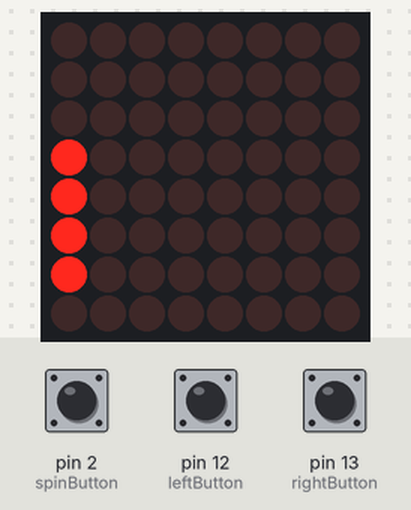
The sketch below on a simulated Arduino Uno, built with avr-gcc and run on an emulated ATmega328P. On the bench: 8×8 LED matrix. Wiring (inferred from the names in the program): LED matrix (orientation assumed): rows pin 1, pin 3, pin 4, pin 5, pin 11, pin 10, pin 9, pin 8; columns A0, A1, A2, A3, A4, A5, pin 6, pin 7. The inputs (shaded band) are chosen by the test bench; at power-on: pin 13 (rightButton) LOW, pin 2 (spinButton) LOW, pin 12 (leftButton) LOW. Random numbers use the default seed unless the sketch sets one.

Above: at 2.6 s.
2.7 s: pin 13 (rightButton) pulled HIGH for 1.15 s
At 3.9 s:
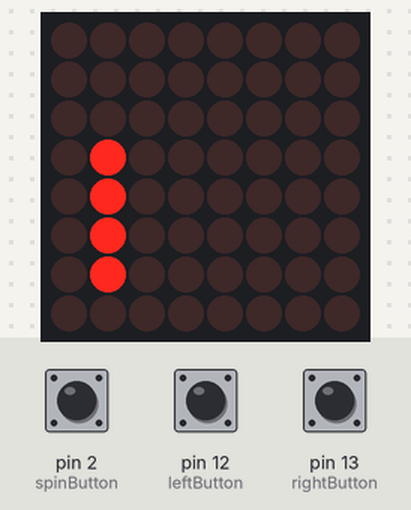
7.8 s: pin 2 (spinButton) pulled HIGH for 1.15 s
At 9.6 s:
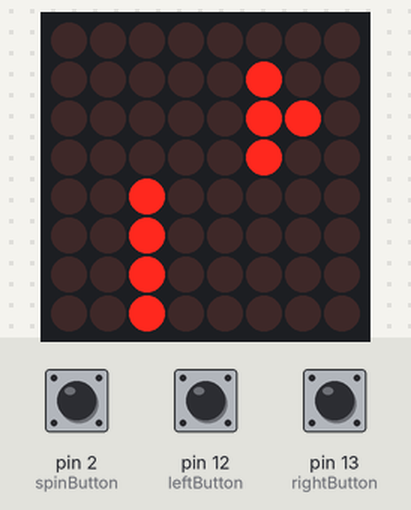
12.4 s: pin 12 (leftButton) pulled HIGH for 1.15 s
At 14.2 s:
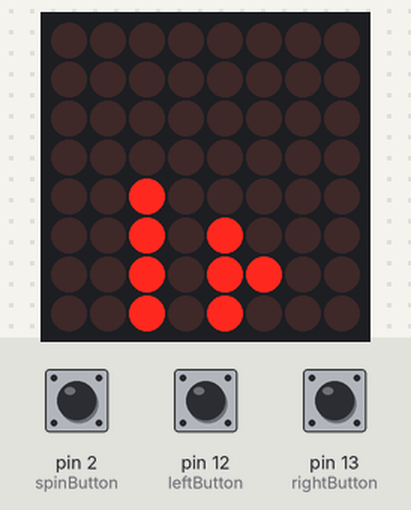
16.5 s: pin 2 (spinButton) pulled HIGH for 1.15 s
At 17.9 s:
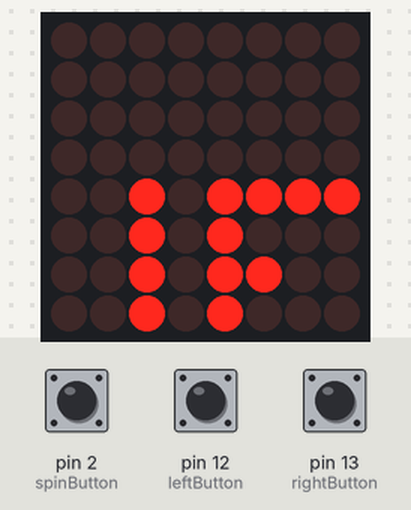
20.2 s: pin 12 (leftButton) pulled HIGH for 3.2 s
At 21.7 s:
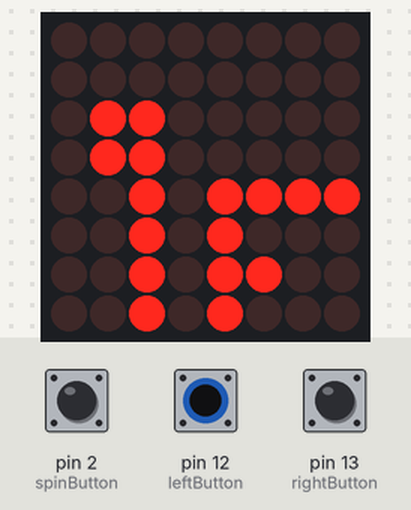

Measured:
- what the display in image 2 shows lasts 0.6 s, from 9.1 s to 9.7 s

The sketch:

tetris.ino
```cpp
#include <figure.h>
#include <shapes.h>
#include <tetris.h>

const int leftButton = 12;
const int rightButton = 13;
const int spinButton = 2;

void setup() {
  //Serial.begin(9600);
  pinMode(leftButton, INPUT);
  pinMode(rightButton, INPUT);
  pinMode(spinButton, INPUT);
}


tetris tetris;

void loop() {
    figure fig = *tetris.generateFigure();

    bool win = false;
    bool lost = false;
    bool canContinue = true;
        while (canContinue) {

        bool left = false;
        bool right = false;
        bool spin = false;
        if(digitalRead(leftButton) == HIGH) {
          left = true;
        }
        if (digitalRead(rightButton) == HIGH) {
          right = true;
        }
        if (digitalRead(spinButton) == HIGH) {
          spin = true;
        }

        tetris.drawFigure(fig);
        tetris.deleteFigure(fig);

        if(spin == true) {
          fig.spin();
          if(tetris.checkForMovement(fig)==true) {
            tetris.drawFigure(fig);
            continue;
          } else {
            fig.spin();
            tetris.drawFigure(fig);
            continue;
          }
        }

        if(left == true) {
          fig.moveTo('L');
          if(tetris.checkForMovement(fig)==true) {
            tetris.drawFigure(fig);
            continue;
          } else {
            fig.moveTo('R');
            tetris.drawFigure(fig);
            continue;
          }
        }

        if(right == true) {
          fig.moveTo('R');
          if(tetris.checkForMovement(fig)==true) {
            tetris.drawFigure(fig);
            continue;
          } else {
            fig.moveTo('L');
            tetris.drawFigure(fig);
            continue;
          }
        }

        fig.moveTo('D');
        if(tetris.checkForMovement(fig)) {
            tetris.drawFigure(fig);
        } else {
            fig.moveTo('U');
            tetris.drawFigure(fig);
            canContinue = false;
        }
        }
        win = tetris.checkForWin();
        if (win) {
          tetris.printHappy();
        }
        lost = tetris.checkForLose();
        if (lost) {
          tetris.printSad();
        }

}
```

figure.cpp
```cpp
#include "figure.h"

void figure::moveTo(char pos) {
  if (pos == 'D') {
      for (int i = 0; i<4; ++i) {
          position[i][1] = position[i][1] + 1;
      }
  } else if (pos == 'R') {
      for (int i = 0; i<4; ++i) {
          position[i][0] = position[i][0] + 1;
      }
  } else if (pos == 'L') {
      for (int i = 0; i<4; ++i) {
          position[i][0] = position[i][0] -1;
      }
  } else if (pos == 'U') {
      for (int i = 0; i<4; ++i) {
          position[i][1] = position[i][1] - 1;
      }
  }
}

void figure::spin() {
    int blockNumber = 3;
    int pivot_i[2];
    int pivot_f[2];
    int distance[2];

    pivot_i[0] = position[blockNumber][0];
    pivot_i[1] = position[blockNumber][1];

    for (int i = 0; i<4; ++i) {
        int position_copy[i][0];
        position_copy[i][0] = position[i][0];
        position[i][0] = position[i][1];
        position[i][1] = position_copy[i][0];
    }

    pivot_f[0] = position[blockNumber][0];
    pivot_f[1] = position[blockNumber][1];

    distance[0] = pivot_f[0]-pivot_i[0];
    distance[1] = pivot_f[1]-pivot_i[1];

    for (int i=0; i<4; ++i) {
        position[i][0] -= distance[0];
        position[i][1] -= distance[1];
    }

}
```

figure.h
```cpp
#ifndef FIGURE_H
#define FIGURE_H

class figure {
  public:
    //blocks position
    int position[4][2]; //{block1, {x1, y1}}, {block2, {x2, y2}}, ... }
    /*explanation: 0 stops movement to the right.
                    1 stops movements to the left.
                    2 stops downwards movement.
                    3 is nothing (for now).*/

    void moveTo(char pos);
        //move all blocks one square down/right/left

    void spin();
};
#endif
```

shapes.h
```cpp
#ifndef SHAPES_H
#define SHAPES_H

#include "figure.h"

class squ : public figure
{
  private:
    int posx;
    int posy;
    /*-1-0-
      -3-2.*/
  public:
    squ(int posx_, int posy_) { //posx 1-7, posy 0-7
        posx = posx_;
        posy = posy_;

        position[0][0] = posx;
        position[0][1] = posy;

        position[1][0] = posx-1;
        position[1][1] = posy;

        position[2][0] = posx;
        position[2][1] = posy+1;

        position[3][0] = posx-1;
        position[3][1] = posy+1;
    }
};

class bar : public figure {
  private:
    int posx;
    int posy;
    /*0
      1
      3
      2*/
  public:
    bar(int posx_, int posy_) { //posx 0-7, posy 0-5
        posx = posx_;
        posy = posy_;

        position[0][0] = posx;
        position[0][1] = posy;

        position[1][0] = posx;
        position[1][1] = posy+1;

        position[2][0] = posx;
        position[2][1] = posy+3;

        position[3][0] = posx;
        position[3][1] = posy+2;
    }
};

class tblock : public figure {
  private:
    int posx;
    int posy;
    /*1-3-0
        2*/
  public:
    tblock(int posx_, int posy_) { //posx 1-7, posy 0-7
        posx = posx_;
        posy = posy_;

        position[3][0] = posx;
        position[3][1] = posy;

        position[1][0] = posx-1;
        position[1][1] = posy;

        position[2][0] = posx;
        position[2][1] = posy+1;

        position[0][0] = posx+1;
        position[0][1] = posy;
    }
};

class lblock : public figure {
  private:
    int posx;
    int posy;
    /*1-3-0
          2*/
  public:
    lblock(int posx_, int posy_) { //posx 1-7, posy 0-7
        posx = posx_;
        posy = posy_;

        position[3][0] = posx;
        position[3][1] = posy;

        position[1][0] = posx-1;
        position[1][1] = posy;

        position[2][0] = posx+1;
        position[2][1] = posy+1;

        position[0][0] = posx+1;
        position[0][1] = posy;
    }
};

#endif
```

tetris.cpp
```cpp
#include "tetris.h"

#define HEIGHT 8
#define WIDTH 8

unsigned char HAPPY[9][10] =
    {
      1,0,0,0,0,0,0,0,0,1,
      1,0,1,1,0,0,1,1,0,1,
      1,0,1,1,0,0,1,1,0,1,
      1,0,0,0,0,0,0,0,0,1,
      1,0,1,0,0,0,0,1,0,1,
      1,0,0,1,1,1,1,0,0,1,
      1,0,0,0,0,0,0,0,0,1,
      1,0,0,0,0,0,0,0,0,1,
      1,1,1,1,1,1,1,1,1,1,
    };

unsigned char SAD[9][10] =
    {
      1,0,0,0,0,0,0,0,0,1,
      1,0,1,1,0,0,1,1,0,1,
      1,0,1,1,0,0,1,1,0,1,
      1,0,0,0,0,0,0,0,0,1,
      1,0,0,0,0,0,0,0,0,1,
      1,0,0,1,1,1,1,0,0,1,
      1,0,1,0,0,0,0,1,0,1,
      1,0,0,0,0,0,0,0,0,1,
      1,1,1,1,1,1,1,1,1,1,
    };

unsigned char SCREEN[9][10] =
    {
      1,0,0,0,0,0,0,0,0,1,
      1,0,0,0,0,0,0,0,0,1,
      1,0,0,0,0,0,0,0,0,1,
      1,0,0,0,0,0,0,0,0,1,
      1,0,0,0,0,0,0,0,0,1,
      1,0,0,0,0,0,0,0,0,1,
      1,0,0,0,0,0,0,0,0,1,
      1,0,0,0,0,0,0,0,0,1,
      1,1,1,1,1,1,1,1,1,1,
    };

int row[8] = {1, 3, 4, 5, 11, 10, 9, 8};
int col[8] = {A0, A1, A2, A3, A4, A5, 6, 7};

tetris::tetris() {
    for(int i = 0; i<8; ++i) {
    pinMode(row[i], OUTPUT);
    pinMode(col[i], OUTPUT);
}
}

void tetris::clearScreen() {
  for(int k=0; k<8; ++k) {
     digitalWrite(row[k], LOW);
     digitalWrite(col[k], HIGH);
  }
}

void tetris::showScreen() {
  for(int i = 0 ; i < 35 ; i++) {
    for(int c = 0; c<8; ++c) {
      digitalWrite(col[c], LOW);
      for(int r = 0; r<HEIGHT; ++r) {
        digitalWrite(row[r], SCREEN[r][c+1]);
      }
      delay(1);
      this->clearScreen();
    }
  }
}

bool tetris::checkForMovement(figure fig) {
   bool canMove = true;
        for (int i = 0; i < 4; ++i) {
            int x = fig.position[i][0];
            int y = fig.position[i][1];
            if (SCREEN[y][x] == 1) {
                canMove = false;
            }
        }
        return canMove;
}

void tetris::drawFigure(figure fig) {
  for (int i = 0; i < 4; ++i) {
            int x = fig.position[i][0];
            int y = fig.position[i][1];
            SCREEN[y][x] = 1;
        }
        this->showScreen();
}

void tetris::deleteFigure(figure fig) {
   for (int i = 0; i < 4; ++i) {
            int x = fig.position[i][0];
            int y = fig.position[i][1];
            SCREEN[y][x] = 0;
        }
       this->showScreen();
}

bool tetris::checkForWin() {
  int actualRow = 0;
  for(int i = 0; i<8; ++i) {
    int count = 0;
    for(int j = 1; j<9; ++j) {
      if(SCREEN[i][j] == 1) {
        ++count;
      }
    }
    if(count == 8) {
      //shift the entire screen (TODO)
      for(int i = actualRow; i>=1; --i) {
        for(int j = 1; j<9; ++j) {
          SCREEN[i][j] = SCREEN[i-1][j];
        }
      }
      return true;
    }
    ++actualRow;
  }
  return false;
}

bool tetris::checkForLose() {
  for(int i = 1; i<9; ++i) {
    if (SCREEN[0][i] == 1) {
      return true;
    }
  }
  return false;
}

void tetris::printSad() {
  while(true) {
    for(int c = 0; c<8; ++c) {
      digitalWrite(col[c], LOW);
      for(int r = 0; r<HEIGHT; ++r) {
        digitalWrite(row[r], SAD[r][c+1]);
      }
      delay(1);
      this->clearScreen();
    }
  }
}

void tetris::printHappy() {
  for(int i = 0 ; i < 100 ; i++) {
    for(int c = 0; c<8; ++c) {
      digitalWrite(col[c], LOW);
      for(int r = 0; r<HEIGHT; ++r) {
        digitalWrite(row[r], HAPPY[r][c+1]);
      }
      delay(1);
      this->clearScreen();
    }
  }
}

figure *tetris::generateFigure() {
  //use 'random' arduino function
  int r = random(0,3);
        switch (r) {
            case 0: return new squ(random(2,8), 0);
            case 1: return new bar(random(1,8), 0);
            case 2: return new tblock(random(3,8), 0);
            case 3: return new lblock(random(3,8), 0);
        }
}
```

tetris.h
```cpp
#ifndef TETRIS_H
#define TETRIS_H

#include "shapes.h"
#include "Arduino.h"


class tetris {
    public:
    tetris();

    void clearScreen();

    void showScreen();

    bool checkForMovement(figure fig);

    void drawFigure(figure fig);

    void deleteFigure(figure fig);

    bool checkForWin();

    bool checkForLose();

    void printSad();

    void printHappy();

    figure *generateFigure();
};

#endif
```
